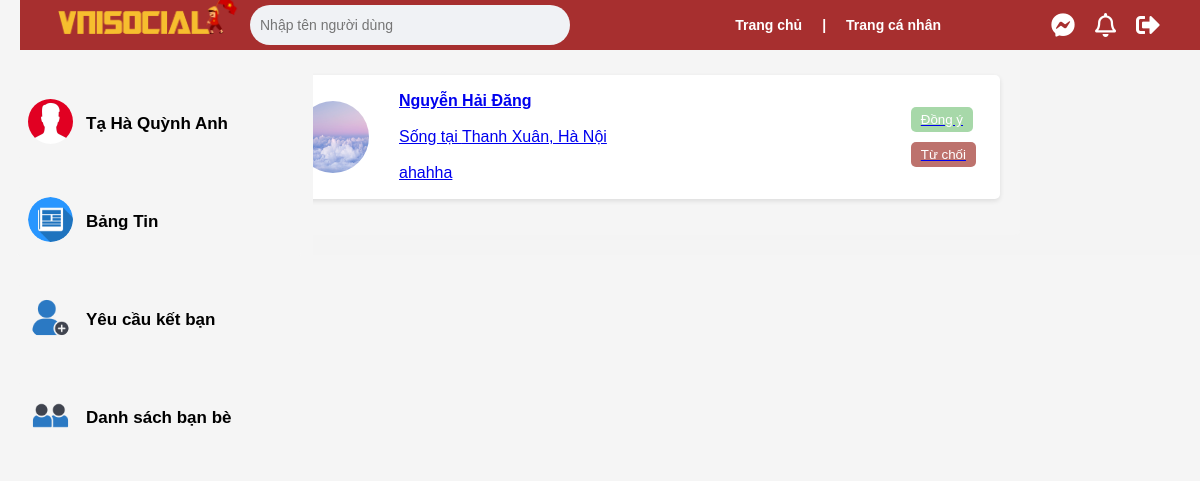
/home.php?diden=dsyeucau (signed in), run on the app's committed database.
### tables this page shows
CREATE TABLE nguoidung(
  ma_nguoidung bigint(19) NOT NULL AUTO_INCREMENT PRIMARY KEY,
  ten_nguoidung varchar(150), 
  matkhau varchar(150), 
  email varchar(150), 
  gioitinh varchar(15),
  ngaysinh date, 
  avatar varchar(600) DEFAULT 'nguoidung.jpeg',
  anhbia varchar(600) DEFAULT 'anhbia.jpg',
  tieusu varchar(250),
  hoc_tai varchar(250),
  lam_tai varchar(250),
  song_tai varchar(250)
  
);

CREATE TABLE yeucau_ketban(
  ma_yeucau int NOT NULL AUTO_INCREMENT PRIMARY KEY,
  ma_nguoigui bigint(19),
  FOREIGN KEY (ma_nguoigui) REFERENCES nguoidung(ma_nguoidung),
  ma_nguoinhan bigint(19),
  FOREIGN KEY (ma_nguoinhan) REFERENCES nguoidung(ma_nguoidung),
  status varchar(300)
);

### banbe/dsyeucau.php (the view, shortened to what this page needs)
<?php include("bar/thanhbentrai.php"); ?>
<!DOCTYPE html>
<html lang="vi">
<head>
</head>
<body>
    <div class="container">
        <ul>
            <?php
                $conn = new mysqli('localhost', 'root', '', 'vnisocial');
                $sql = "SELECT nguoidung.*, yeucau_ketban.status FROM nguoidung INNER JOIN yeucau_ketban ON nguoidung.ma_nguoidung = yeucau_ketban.ma_nguoigui WHERE yeucau_ketban.ma_nguoinhan = $user_id";
                $result = $conn->query($sql);
                if ($result->num_rows > 0) {
                    while($row = $result->fetch_assoc()) {
                        echo "<li>";
                        echo "<div class='user-info'>";
                        echo "<img class='user-avatar' src='img/" . $row["avatar"] . "'>";
                        echo "<div>";
                        echo "<span class='tnd'><strong>" . $row["ten_nguoidung"] . "</strong></span><br>";
                        echo "<span class='st'>Sống tại " . $row["song_tai"] . "</span><br>";
                        echo "<span class='ts'> " . $row["tieusu"] . "</span>";
                        echo "</div>";
                        echo "</div>";
                        echo "<div class='btn-group'>";
                        echo "<button class='btn-accept' onclick='acceptRequest(" . $user_id . ", " . $row["ma_nguoidung"] . ")'>Đồng ý</button>";
                        echo "<button class='btn-reject' onclick='rejectRequest(" . $user_id . ", " . $row["ma_nguoidung"] . ")'>Từ chối</button>";
                        echo "</div>";
                        echo "</li>";
                    }
                } else {
                    echo "<li>Hiện không có ai muốn kết bạn với bạn.</li>";
                }
            ?>
        </ul>
    </div>
</body>
</html>

### BAR/thanhbentrai.php (shortened to what this page needs)
<!DOCTYPE html>
<html lang="vi">
<head>
</head>
<body>
    <?php
        $conn = new mysqli('localhost', 'root', '', 'vnisocial');
        $sqlnd = "SELECT *
        FROM nguoidung
        WHERE ma_nguoidung = $user_id;";
        $resultnd = $conn->query($sqlnd);
        $rownguoidung= $resultnd->fetch_assoc();
    ?>
    <div class="menu-trai">
        <a href="home.php?diden=trangcanhan">
        <button class="btn-trang-ca-nhan">
            <div class="custom-user-info">
                            <div class="custom-user-avatar">
                            </div>
                            <div class="custom-user-details">
                                <h3 style =" font-size: 17px;"><?php echo $rownguoidung["ten_nguoidung"]; ?></h3>
                            </div>
                        </div>
                        </button>
        </a>
        <a href="home.php?diden=trangchu">
            <button class="btn-yeu-cau-ket-ban">
            <div class="custom-user-info">
                            <div class="custom-user-avatar">
                            <img src="img/newsfeed.png" alt="User Avatar">
                            </div>
                            <div class="custom-user-details">
                                <h3 style =" font-size: 17px;">Bảng Tin</h3>
                            </div>
                        </div>
                    </button>
        </a>
        <a href="home.php?diden=dsyeucau">
            <button class="btn-yeu-cau-ket-ban">
            <div class="custom-user-info">
                            <div class="custom-user-avatar">
                            <img src="img/add-friend.png" alt="User Avatar">
                            </div>
                            <div class="custom-user-details">
                                <h3 style =" font-size: 17px;">Yêu cầu kết bạn</h3>
                            </div>
                        </div>
                    </button>
        </a>
        <a href="home.php?diden=dsbanbe">
            <button class="btn-yeu-cau-ket-ban">
            <div class="custom-user-info">
                            <div class="custom-user-avatar">
                            <img src="img/friends.png" alt="User Avatar">
                            </div>
                            <div class="custom-user-details">
                                <h3 style =" font-size: 17px;">Danh sách bạn bè</h3>
                            </div>
                        </div>
                    </button>
    </div>
</body>
</html>
<?php
$html = ob_get_clean();
echo $html;
?>

### BAR/Nav_Bar.php (style rules this page uses)
body { margin: 0; padding: 0; font-family: Arial, sans-serif; }

### BAR/thanhbentrai.php (style rules this page uses)
.menu-trai { position: fixed; left: 0; top: 0; bottom: 0; width: 285px; background-color: #f5f5f5; padding: 61px 11px 0 17px; }
.custom-user-details h3 { margin: 0; font-size: 19px; }
body { background: #f5f5f5; }
html { background: #f5f5f5; }
.btn-trang-ca-nhan, .btn-yeu-cau-ket-ban { width: 100%; padding: 10px; margin-top: 27px; border: 1px solid #f5f5f5; border-radius: 5px; text-align: center; font-size: 16px; cursor: pointer; }
.btn-trang-ca-nhan { background-color: #f5f5f5; color: #000; }
.btn-yeu-cau-ket-ban { background-color: #f5f5f5; color: #000; }
h3 { color: black; }
.custom-user-avatar img { width: 45px; height: 45px; border-radius: 50%; object-fit: cover; object-position: center; }
.custom-user-info { display: flex; align-items: center; }
.custom-user-details h3 { margin-left: 13px; }

### banbe/dsyeucau.php (style rules this page uses)
body { font-family: Arial, sans-serif; background-color: #f4f4f4; margin: 0; padding: 20px; }
.container { max-width: 800px; margin: 0 auto; background-color: #f5f5f5; padding: 20px; border-radius: 5px; }
ul { list-style-type: none; padding: 0; }
li { margin-top: 35px; padding: 17px; background-color: #ffffff; border-radius: 5px; box-shadow: 0 2px 5px rgba(0, 0, 0, 0.1); display: flex; justify-content: space-between; align-items: center; margin-left: 10%; }
.user-info { display: flex; align-items: center; flex: 1; }
.user-info div { margin-left: 10px; }
.user-avatar { width: 50px; height: 50px; border-radius: 50%; }
.btn-group { display: flex; align-items: baseline; flex-direction: column; }
.btn-accept, .btn-reject { padding: 5px 10px; border-radius: 5px; cursor: pointer; }
.btn-accept { background-color: #4caf507d; color: white; border: none; margin-right: 10px; }
.btn-reject { background-color: #bd726d; color: white; border: none; margin-top: 10px; }
.user-info div { margin-left: 10px; display: flex; align-content: center; justify-content: space-around; flex-direction: column; flex-wrap: nowrap; align-items: flex-start; }
.user-avatar { width: 72px; height: 72px; border-radius: 50%; margin-right: 20px; }

### data on the page
nguoidung: ten_nguoidung "Tạ Hà Quỳnh Anh"
yeucau_ketban: ma_nguoigui.avatar (picture), ma_nguoigui.ten_nguoidung "Nguyễn Hải Đăng", ma_nguoigui.song_tai "Thanh Xuân, Hà Nội", ma_nguoigui.tieusu "ahahha"
